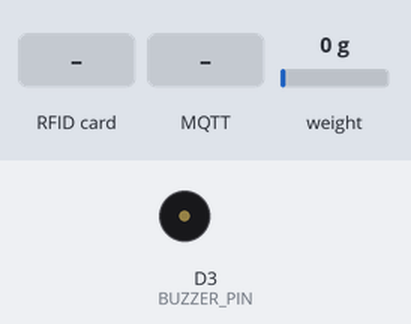
The sketch below on a simulated ESP8266 (NodeMCU). On the bench: buzzer (waves = sounding, pin HIGH). The inputs (shaded band) are chosen by the test bench; at power-on: weight on the scale 0 g. WiFi joins after 1.5 s; servers stay silent unless stated; network time is answered at once with the bench clock; the local clock reads 2024-03-15 10:24:30 at power-on unless the sketch sets it; no MQTT or app messages arrive unless stated; what the sketch prints to the serial monitor is not drawn.

Above: at 3.8 s.
3.9 s: RFID card 5E 7A 19 C4 held to the reader
At 4.81 s:
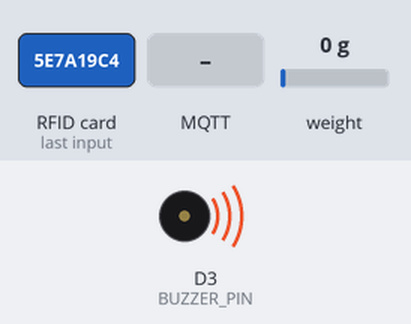
6.3 s: MQTT message "1" arrives on the first subscribed topic
8.4 s: MQTT message "on" arrives on the first subscribed topic
10.6 s: MQTT message "off" arrives on the first subscribed topic
Timing chart, 0 to 13.6 s (numbered marks = the images above; inputs shaded):
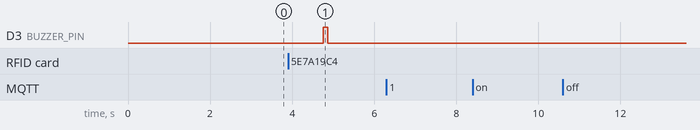

The sketch:

SOANodeMCU1.ino
```cpp
#include <SPI.h>
#include <MFRC522.h>
#include <PubSubClient.h>
#include <NTPClient.h>
#include <ESP8266WiFi.h>
#include <WiFiUdp.h>
#include "HX711.h"


const int LOADCELL_DOUT_PIN = D0;
const int LOADCELL_SCK_PIN = D1;
const int SS_PIN = D4;
const int RST_PIN = D2;
const int BUZZER_PIN = D3;

const char* ssid = "AndroidAPFAC7";
const char* password = "iwau2541";
const char* mqttServer = "3.83.223.148";
const int mqttPort = 16331;
const char* mqttUser = "user1";
const char* mqttPassword = "0000";

const int calibration_factor = -13107.0;
const long utcOffsetInSeconds = -21600;
char charMessageRFID[35];
char charMessageWeight[30];

MFRC522 mfrc522(SS_PIN, RST_PIN);
WiFiClient espClient;
PubSubClient client(espClient);
HX711 loadcell;
WiFiUDP ntpUDP;
NTPClient timeClient(ntpUDP, "pool.ntp.org", utcOffsetInSeconds);

unsigned long getID(){

  if (!mfrc522.PICC_IsNewCardPresent()) {
    return -1;
  }

  if (! mfrc522.PICC_ReadCardSerial()) {
    return -1;
  }

  unsigned long hex_num;
  hex_num =  mfrc522.uid.uidByte[0] << 24;
  hex_num += mfrc522.uid.uidByte[1] << 16;
  hex_num += mfrc522.uid.uidByte[2] <<  8;
  hex_num += mfrc522.uid.uidByte[3];
  mfrc522.PICC_HaltA();
  return hex_num;
}

void callback(char* topic, byte* payload, unsigned int length) {
  Serial.print("Message arrived in topic: ");
  Serial.println(topic);

  Serial.print("Message:");
  for (int i = 0; i < length; i++) {
    Serial.print((char)payload[i]);
  }

  Serial.println();
  Serial.println("-----------------------");
}

void reconnect() {
  uint8_t retries = 3;

  while (!client.connected()) {
    Serial.print("Intentando conexion MQTT...");

    if (client.connect("ESP8266Client", mqttUser, mqttPassword)) {
      Serial.println("conectado");
      client.subscribe("/user1/rfid");
      client.subscribe("/user1/weight");
    } else {
      Serial.print("fallo, rc=");
      Serial.print(client.state());
      Serial.println(" intenta nuevamente en 5 segundos");
      delay(5000);
    }
    retries--;
    if (retries == 0) {
      while (1);
    }
  }
}

String getTimeStampString() {
   time_t rawtime = timeClient.getEpochTime();
   struct tm * ti;
   ti = localtime (&rawtime);

   uint16_t year = ti->tm_year + 1900;
   String yearStr = String(year);

   uint8_t month = ti->tm_mon + 1;
   String monthStr = month < 10 ? "0" + String(month) : String(month);

   uint8_t day = ti->tm_mday;
   String dayStr = day < 10 ? "0" + String(day) : String(day);

   uint8_t hours = ti->tm_hour;
   String hoursStr = hours < 10 ? "0" + String(hours) : String(hours);

   uint8_t minutes = ti->tm_min;
   String minuteStr = minutes < 10 ? "0" + String(minutes) : String(minutes);

   uint8_t seconds = ti->tm_sec;
   String secondStr = seconds < 10 ? "0" + String(seconds) : String(seconds);

   return yearStr + "-" + monthStr + "-" + dayStr + "," +
          hoursStr + ":" + minuteStr + ":" + secondStr;
}

void setup() {
   Serial.begin(9600);
   SPI.begin();
   mfrc522.PCD_Init();

   pinMode(BUZZER_PIN, OUTPUT);
   digitalWrite(BUZZER_PIN, LOW);

   loadcell.begin(LOADCELL_DOUT_PIN, LOADCELL_SCK_PIN);
   loadcell.set_scale(calibration_factor);
   loadcell.tare();

  WiFi.begin(ssid, password);

   while (WiFi.status() != WL_CONNECTED) {
    delay(500);
    Serial.println("Connecting to WiFi..");
   }

   client.setServer(mqttServer, mqttPort);
   client.setCallback(callback);

   while (!client.connected()) {
    Serial.println("Connecting to MQTT...");

    if (client.connect("ESP8266Client", mqttUser, mqttPassword )) {
      Serial.println("connected");

    } else {
      Serial.print("failed with state ");
      Serial.print(client.state());
      delay(2000);
    }
  }

  timeClient.begin();
  client.subscribe("/user1/rfid");
  client.subscribe("/user1/weight");
}

void loop() {

  if (!client.connected()) {
    Serial.println("Disconnected");
    reconnect();
  }

  client.loop();

  timeClient.update();

  unsigned long id = getID();
  String timer = getTimeStampString();

  if (id != -1) {
    String message = timer;
    message.concat(",");
    message.concat(id);
    message.toCharArray(charMessageRFID, 35);
    client.publish("/user1/rfid", charMessageRFID);

    digitalWrite(BUZZER_PIN, HIGH);
    delay(100);
    digitalWrite(BUZZER_PIN, LOW);
  }

  if (loadcell.is_ready()) {
    int weight_value = loadcell.read();
    String message = timer;
    message.concat(",");
    message.concat(weight_value);
    message.toCharArray(charMessageWeight, 30);
    client.publish("/user1/weight", charMessageWeight);
  }

  delay(2000);
}
```

Measured:
- after the input at 3.9 s, D3 (BUZZER_PIN): LOW → HIGH after 0.86 s, → LOW 0.10 s later
- after the input at 6.3 s, every drawn part: stays the same
- after the input at 8.4 s, every drawn part: stays the same
- after the input at 10.6 s, every drawn part: stays the same
